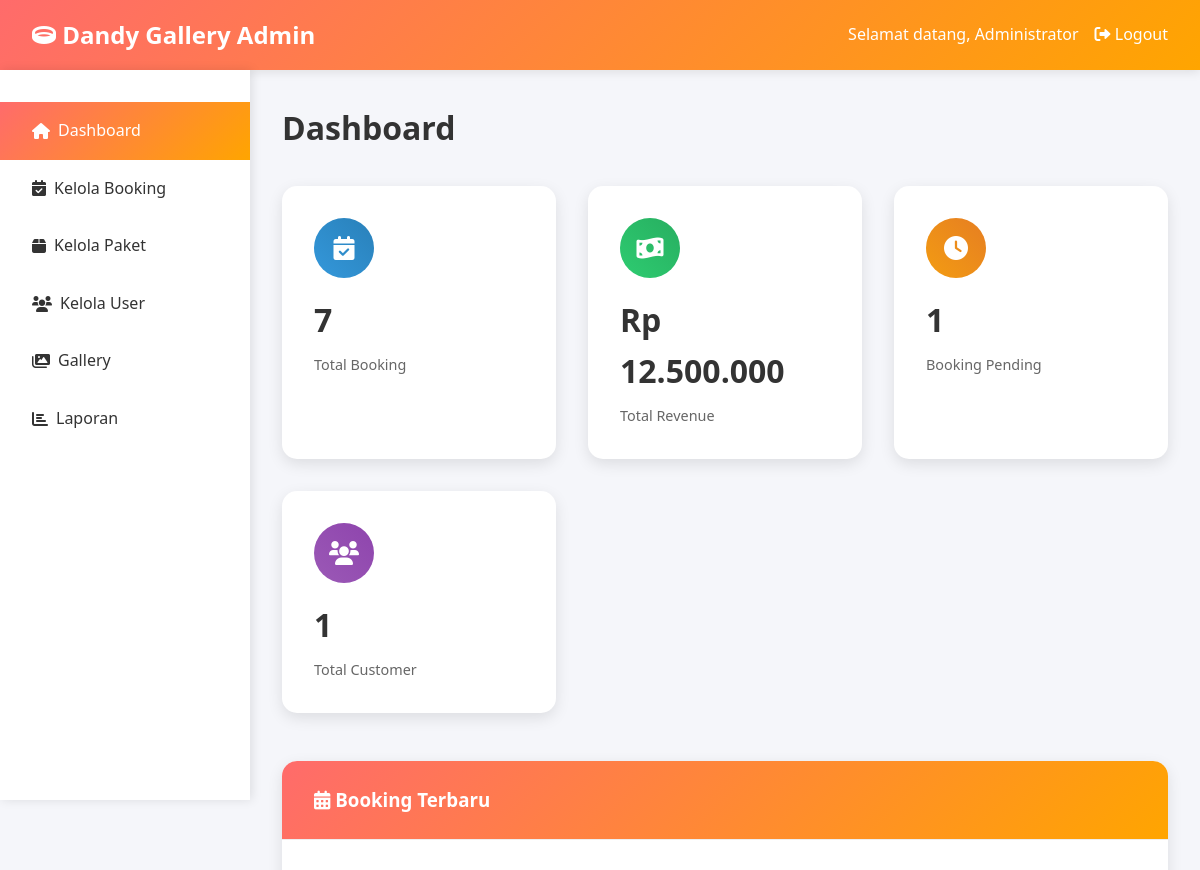
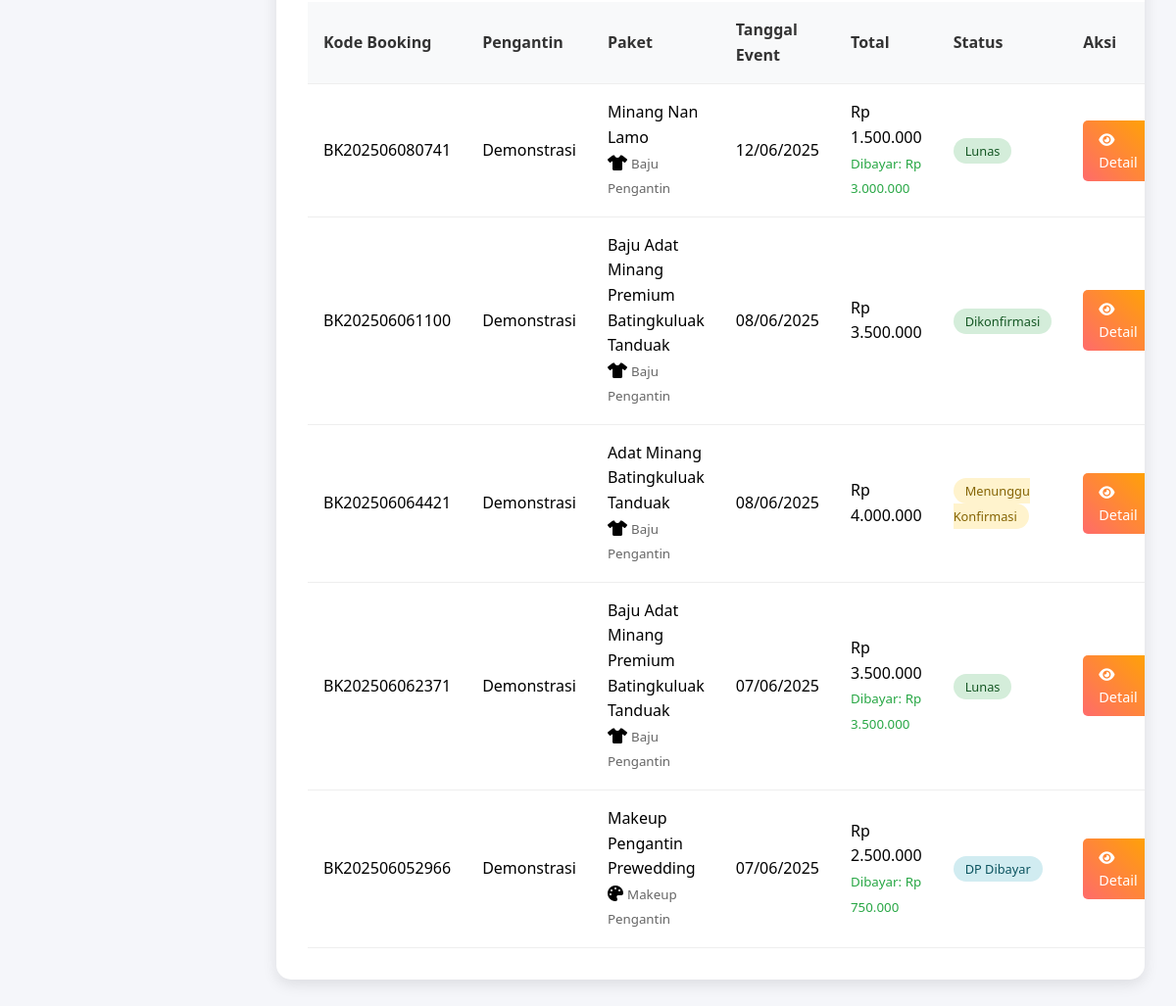
/admin/dashboard.php (signed in), run on an earlier commit of the app's database (2 pictures, top to bottom).
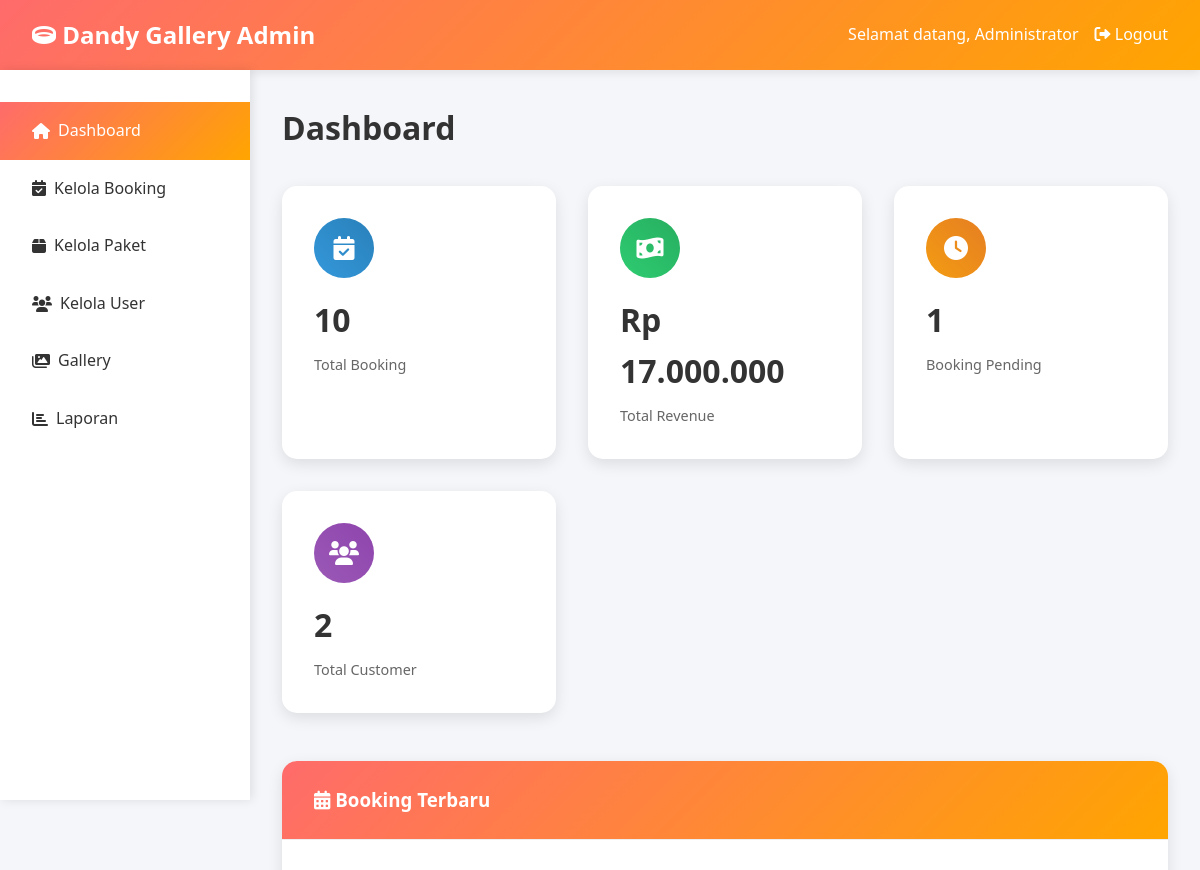
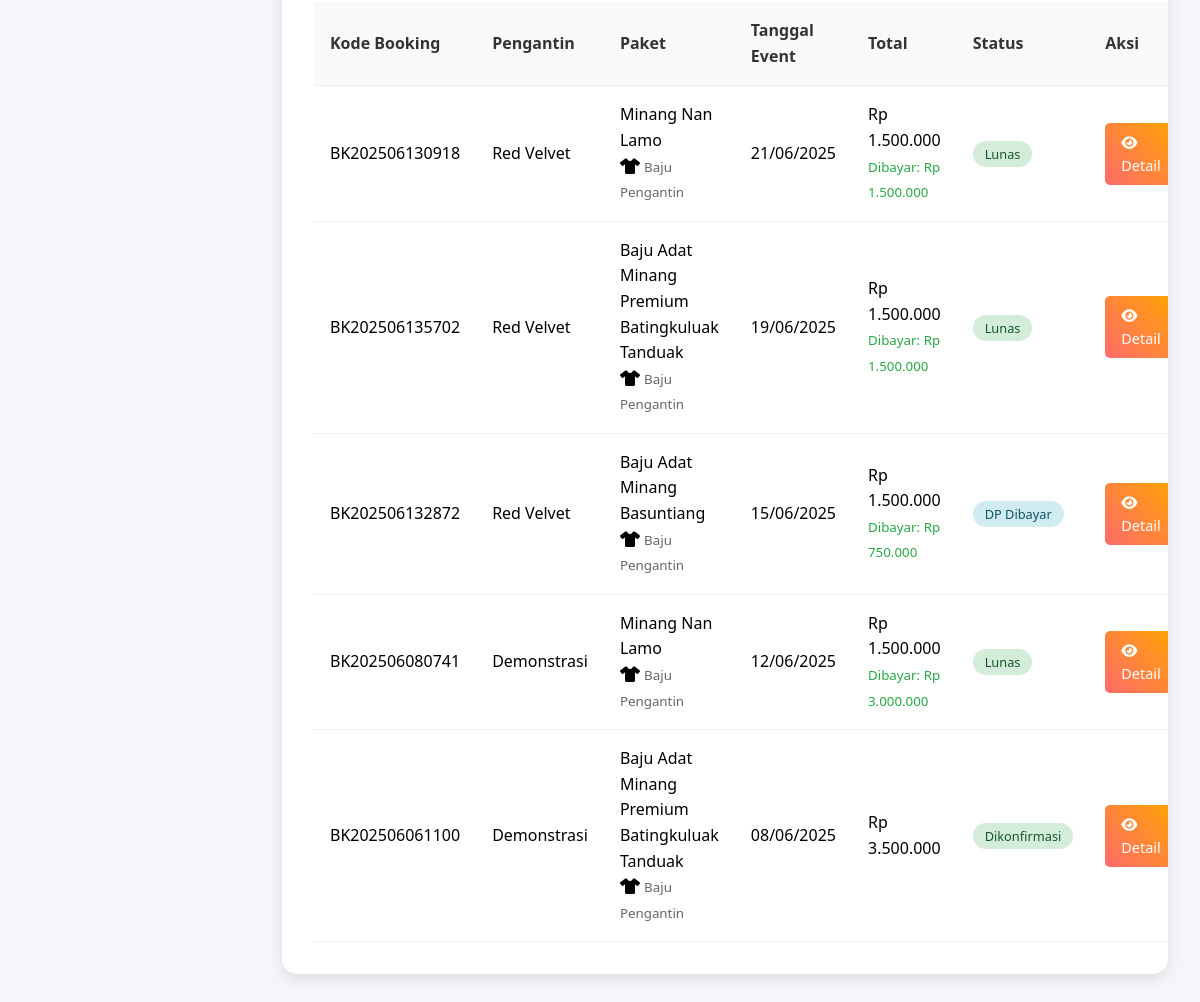
And on a later commit of the database (2 pictures, top to bottom).
### tables this page shows
CREATE TABLE `bookings` (
  `id` int NOT NULL,
  `booking_code` varchar(20) NOT NULL,
  `user_id` int NOT NULL,
  `package_id` int NOT NULL,
  `service_type` varchar(50) NOT NULL,
  `booking_date` date NOT NULL,
  `usage_date` date NOT NULL,
  `venue_address` text,
  `special_request` text COMMENT 'Semua permintaan khusus termasuk ukuran dress, warna, style makeup, dll',
  `total_amount` decimal(12,2) NOT NULL,
  `down_payment` decimal(12,2) DEFAULT '0.00',
  `remaining_payment` decimal(12,2) DEFAULT '0.00',
  `status` enum('pending','confirmed','paid','in_progress','completed','cancelled') DEFAULT 'pending',
  `notes` text,
  `created_at` timestamp NULL DEFAULT CURRENT_TIMESTAMP,
  `updated_at` timestamp NULL DEFAULT CURRENT_TIMESTAMP ON UPDATE CURRENT_TIMESTAMP
);

CREATE TABLE `users` (
  `id` int NOT NULL,
  `username` varchar(50) NOT NULL,
  `password` varchar(255) NOT NULL,
  `full_name` varchar(100) NOT NULL,
  `email` varchar(100) NOT NULL,
  `phone` varchar(20) DEFAULT NULL,
  `role` enum('admin','customer') DEFAULT 'customer',
  `created_at` timestamp NULL DEFAULT CURRENT_TIMESTAMP,
  `updated_at` timestamp NULL DEFAULT CURRENT_TIMESTAMP ON UPDATE CURRENT_TIMESTAMP
);

CREATE TABLE `packages` (
  `id` int NOT NULL,
  `service_type` varchar(50) NOT NULL,
  `name` varchar(150) NOT NULL,
  `description` text,
  `price` decimal(12,2) NOT NULL,
  `image` varchar(255) DEFAULT NULL,
  `includes` text,
  `size_available` varchar(255) DEFAULT NULL,
  `color_available` varchar(255) DEFAULT NULL,
  `is_active` tinyint(1) DEFAULT '1',
  `created_at` timestamp NULL DEFAULT CURRENT_TIMESTAMP,
  `updated_at` timestamp NULL DEFAULT CURRENT_TIMESTAMP ON UPDATE CURRENT_TIMESTAMP
);

### config/database.php (called while the page is built, shortened)
<?php
function formatRupiah($angka)
{
    return "Rp " . number_format($angka, 0, ',', '.');
}
function getServiceTypes()
{
    return [
        'Baju Pengantin' => [
            'name' => 'Baju Pengantin',
            'icon' => 'fas fa-tshirt',
            'description' => 'Layanan penyewaan baju pengantin dengan berbagai pilihan model dan ukuran'
        ],
        'Makeup Pengantin' => [
            'name' => 'Makeup Pengantin',
            'icon' => 'fas fa-palette',
            'description' => 'Layanan makeup profesional untuk pengantin dengan berbagai style'
        ]
    ];
}
function getServiceIcon($service_type)
{
    $service_types = getServiceTypes();
    return $service_types[$service_type]['icon'] ?? 'fas fa-question';
}

### admin/dashboard.php (the view, shortened to what the changed rows need)
<?php
require_once '../config/database.php';
$db = getDB();
$stats = [];
$stmt = $db->query("SELECT COUNT(*) as total FROM bookings");
$stats['total_bookings'] = $stmt->fetch(PDO::FETCH_ASSOC)['total'];
$stmt = $db->query("SELECT SUM(total_amount) as total FROM bookings WHERE status IN ('paid', 'completed')");
$stats['total_revenue'] = $stmt->fetch(PDO::FETCH_ASSOC)['total'] ?? 0;
$stmt = $db->query("SELECT COUNT(*) as total FROM bookings WHERE status = 'pending'");
$stats['pending_bookings'] = $stmt->fetch(PDO::FETCH_ASSOC)['total'];
$stmt = $db->query("SELECT COUNT(*) as total FROM users WHERE role = 'customer'");
$stats['total_customers'] = $stmt->fetch(PDO::FETCH_ASSOC)['total'];
$stmt = $db->prepare("SELECT b.*, u.full_name as customer_name, p.name as package_name, p.service_type as service_name,
                     COALESCE(SUM(pay.amount), 0) as total_paid
                     FROM bookings b
                     JOIN users u ON b.user_id = u.id
                     JOIN packages p ON b.package_id = p.id
                     LEFT JOIN payments pay ON b.id = pay.booking_id AND pay.status = 'verified'
                     GROUP BY b.id
                     ORDER BY b.created_at DESC LIMIT 5");
$stmt->execute();
$recent_bookings = $stmt->fetchAll(PDO::FETCH_ASSOC);
$stmt = $db->query("SELECT COUNT(*) as total FROM bookings WHERE MONTH(created_at) = MONTH(CURRENT_DATE()) AND YEAR(created_at) = YEAR(CURRENT_DATE())");
$stats['monthly_bookings'] = $stmt->fetch(PDO::FETCH_ASSOC)['total'];
function getAdminDashboardStatus($booking) {
    if ($booking['total_paid'] >= $booking['total_amount']) {
        return 'Lunas';
    } elseif ($booking['total_paid'] >= $booking['down_payment']) {
        return 'DP Dibayar';
    } else {
        $status_map = [
            'pending' => 'Menunggu Konfirmasi',
            'confirmed' => 'Dikonfirmasi',
            'paid' => 'Dibayar (DP)',
            'in_progress' => 'Sedang Berlangsung',
            'completed' => 'Selesai',
            'cancelled' => 'Dibatalkan'
        ];
        return $status_map[$booking['status']] ?? ucfirst($booking['status']);
    }
}
?>
<!DOCTYPE html>
<html lang="id">
<head>
    <link href="https://cdnjs.cloudflare.com/ajax/libs/font-awesome/6.0.0/css/all.min.css" rel="stylesheet">
</head>
<body>
    <main class="main-content">
        <h1 class="page-title">Dashboard</h1>
        <div class="stats-grid">
            <div class="stat-card">
                <div class="stat-icon bookings">
                    <i class="fas fa-calendar-check"></i>
                </div>
                <div class="stat-number"><?php echo $stats['total_bookings']; ?></div>
                <div class="stat-label">Total Booking</div>
            </div>
            <div class="stat-card">
                <div class="stat-icon revenue">
                    <i class="fas fa-money-bill-wave"></i>
                </div>
                <div class="stat-number"><?php echo formatRupiah($stats['total_revenue']); ?></div>
                <div class="stat-label">Total Revenue</div>
            </div>
            <div class="stat-card">
                <div class="stat-icon customers">
                    <i class="fas fa-users"></i>
                </div>
                <div class="stat-number"><?php echo $stats['total_customers']; ?></div>
                <div class="stat-label">Total Customer</div>
            </div>
        </div>
        <div class="card">
            <div class="card-body">
                <?php if (empty($recent_bookings)): ?>
                <p style="text-align: center; color: #666; padding: 2rem;">Belum ada booking</p>
                <?php else: ?>
                <table class="table">
                    <thead>
                        <tr>
                            <th>Kode Booking</th>
                            <th>Pengantin</th>
                            <th>Paket</th>
                            <th>Tanggal Event</th>
                            <th>Total</th>
                            <th>Status</th>
                            <th>Aksi</th>
                        </tr>
                    </thead>
                    <tbody>
                        <?php foreach ($recent_bookings as $booking): ?>
                        <tr>
                            <td><?php echo htmlspecialchars($booking['booking_code']); ?></td>
                            <td><?php echo htmlspecialchars($booking['customer_name']); ?></td>
                            <td>
                                <?php echo htmlspecialchars($booking['package_name']); ?><br>
                                <?php $service_icon = getServiceIcon($booking['service_name']); ?>
                                <i class="<?php echo $service_icon; ?>"></i>
                                <small
                                    style="color: #666;"><?php echo htmlspecialchars($booking['service_name']); ?></small>
                            </td>
                            <td>
                                <?php echo date('d/m/Y', strtotime($booking['usage_date'])); ?><br>
                            </td>
                            <td>
                                <?php echo formatRupiah($booking['total_amount']); ?>
                                <?php if ($booking['total_paid'] > 0): ?>
                                <br><small style="color: #28a745;">
                                    Dibayar: <?php echo formatRupiah($booking['total_paid']); ?>
                                </small>
                                <?php endif; ?>
                            </td>
                            <td>
                                <span
                                    class="status <?php echo getAdminDashboardStatus($booking) === 'Lunas' ? 'completed' : ($booking['total_paid'] >= $booking['down_payment'] ? 'paid' : $booking['status']); ?>">
                                    <?php echo getAdminDashboardStatus($booking); ?>
                                </span>
                            </td>
                            <td>
                                <a href="booking_detail.php?id=<?php echo $booking['id']; ?>" class="btn">
                                    <i class="fas fa-eye"></i> Detail
                                </a>
                            </td>
                        </tr>
                        <?php endforeach; ?>
                    </tbody>
                </table>
                <?php endif; ?>
            </div>
        </div>
    </main>
</body>
</html>

What changed in the data, as far as the page shows it:
no longer on this page (row unchanged): bookings: booking_code "BK202506064421", user.full_name "Demonstrasi", package.name "Adat Minang Batingkuluak Tanduak", package.service_type "Baju Pengantin", usage_date "08/06/2025", total_amount "Rp 4.000.000", status "Menunggu Konfirmasi"
no longer on this page (row unchanged): bookings: booking_code "BK202506062371", user.full_name "Demonstrasi", package.name "Baju Adat Minang Premium Batingkuluak Tanduak", package.service_type "Baju Pengantin", usage_date "07/06/2025", total_amount "Rp 3.500.000", total_paid "Rp 3.500.000", booking "Lunas"
no longer on this page (row unchanged): bookings: booking_code "BK202506052966", user.full_name "Demonstrasi", package.name "Makeup Pengantin Prewedding", package.service_type "Makeup Pengantin", usage_date "07/06/2025", total_amount "Rp 2.500.000", total_paid "Rp 750.000", booking "DP Dibayar"
added bookings: booking_code "BK202506130918", user.full_name "Red Velvet", package.name "Minang Nan Lamo", package.service_type "Baju Pengantin", usage_date "21/06/2025", total_amount "Rp 1.500.000", total_paid "Rp 1.500.000", booking "Lunas"
added bookings: booking_code "BK202506135702", user.full_name "Red Velvet", package.name "Baju Adat Minang Premium Batingkuluak Tanduak", package.service_type "Baju Pengantin", usage_date "19/06/2025", total_amount "Rp 1.500.000", total_paid "Rp 1.500.000", booking "Lunas"
added bookings: booking_code "BK202506132872", user.full_name "Red Velvet", package.name "Baju Adat Minang Basuntiang", package.service_type "Baju Pengantin", usage_date "15/06/2025", total_amount "Rp 1.500.000", total_paid "Rp 750.000", booking "DP Dibayar"
Also different on the page:
$stats['total_bookings']: "7" → "10"
formatRupiah($stats['total_revenue']): "Rp 12.500.000" → "Rp 17.000.000"
$stats['total_customers']: "1" → "2"
